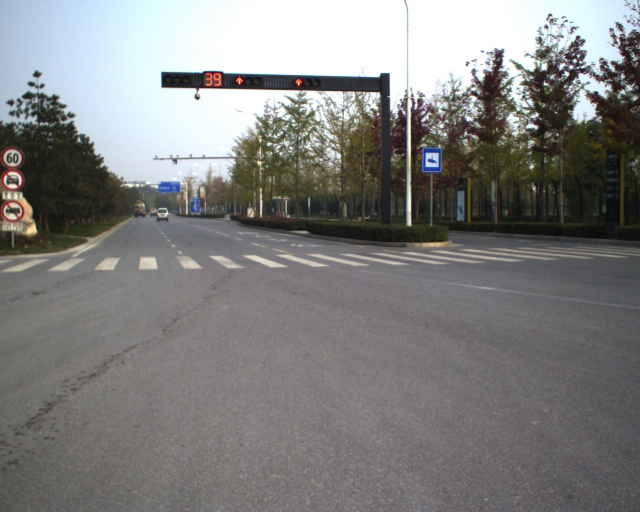
#> input picture GitHub/TrafficLight-Detector/TSD-Signal-00207-00021.png, 1280 x 1024 px, given in place of the camera (shown at 1/2 size)
$ python traffic_light_detection.py   (older library calls are emulated)
#> lines starting #> are read from the running program, lines starting #| are printed output that depends on the picture; after the words box and inside, x2 and y2 are one past the last pixel; in counts of white or black regions, pixels touching at a corner belong together
import numpy as np
import cv2


def main():
    red_val = 0
    green_val = 65

    # Make a window for the video feed
    # cv2.namedWindow('frame',cv2.CV_WINDOW_AUTOSIZE)

    # Make the trackbar used for HSV masking
    # cv2.createTrackbar('HSV','frame',0,255,getVal)

    # Capture Video from Webcam
    cap = cv2.VideoCapture(1)

    while True:
        # Capture frame-by-frame
        ret, frame = cap.read()
#> frame is the input picture: shape (1024, 1280, 3); mean B, G, R 126.8, 127.8, 127.8

        # Name the variable used for mask bounds
        # j = cv2.getTrackbarPos('HSV','frame')

        # Convert BGR to HSV
        hsv = cv2.cvtColor(frame, cv2.COLOR_BGR2HSV)
#> hsv: shape (1024, 1280, 3); mean H, S, V 73, 27.8, 132.8

        # define range of RED color in HSV
        red_lower = np.array([red_val - 10, 100, 100])
        red_upper = np.array([red_val + 10, 255, 255])

        # define range of GREEN color in HSV
        green_lower = np.array([green_val - 10, 100, 100])
        green_upper = np.array([green_val + 10, 255, 255])

        # Threshold the HSV image to get only selected color
        red_mask = cv2.inRange(hsv, red_lower, red_upper)
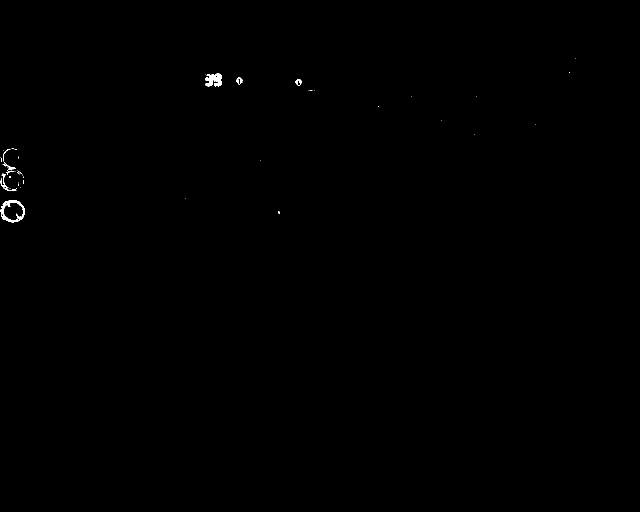
#> red_mask: shape (1024, 1280) (shown at 1/2 size); 0.15% white; 42 white regions (34 under 20 px), largest, box (x1, y1, x2, y2) and area: (1, 400, 50, 445) 693, (411, 147, 443, 173) 590, (0, 347, 33, 382) 183
        green_mask = cv2.inRange(hsv, green_lower, green_upper)
#> green_mask: shape (1024, 1280); every value is 0

        # Bitwise-AND mask the original image
        red_res = cv2.bitwise_and(frame, frame, mask=red_mask)
        green_res = cv2.bitwise_and(frame, frame, mask=green_mask)
#> green_res: shape (1024, 1280, 3); every value is 0

        # Structuring Element
        kernel = cv2.getStructuringElement(cv2.MORPH_ELLIPSE, (3, 3))

        # Morphological Closing
        red_closing = cv2.morphologyEx(red_res, cv2.MORPH_CLOSE, kernel)
        green_closing = cv2.morphologyEx(green_res, cv2.MORPH_CLOSE, kernel)

        # Convert to Black and White image
        red_gray = cv2.cvtColor(red_closing, cv2.COLOR_BGR2GRAY)
        green_gray = cv2.cvtColor(green_closing, cv2.COLOR_BGR2GRAY)
        (thresh1, red_bw) = cv2.threshold(red_gray, 128, 255, cv2.THRESH_BINARY | cv2.THRESH_OTSU)
#> red_bw: shape (1024, 1280); 0.16% white; 39 white regions (30 under 20 px), largest, box (x1, y1, x2, y2) and area: (0, 400, 50, 445) 713, (411, 147, 443, 173) 613, (0, 347, 34, 382) 220
#> thresh1 = 50
        (thresh2, green_bw) = cv2.threshold(green_gray, 128, 255, cv2.THRESH_BINARY | cv2.THRESH_OTSU)
#> thresh2 = 0

        # Count pixel changes
        red_black = cv2.countNonZero(red_bw)
#> red_black = 2048
        if red_black > 20000:
            print( "RED")


        green_black = cv2.countNonZero(green_bw)
#> green_black = 0
        if green_black > 18000:
            print( "GREEN")


    # [13 lines of commented-out code are left out]

if __name__ == "__main__":
    main()
